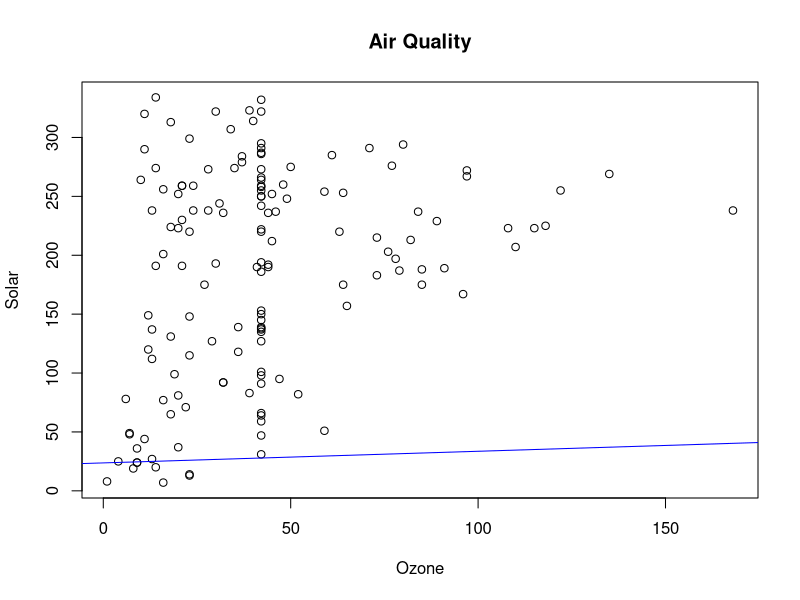

Recreate this plot in R.
library(dplyr)
#i)
u <-airquality
missing_values <- colSums(is.na(u))
for (i in 1:ncol(u)) {
  if (missing_values[i]/nrow(u) < 0.1) {
    u <- u[!is.na(u[,i]),]
  } else {
    mean_val <- mean(u[,i], na.rm = TRUE)
    u[is.na(u[,i]),i] <- mean_val
  }
}
print(u)
#ii)
x=u[,"Ozone"] 
y=u[,"Solar.R"] 
m1<- lm(x~y)
m1 
#iii)
plot(x, y, main = "Air Quality",xlab = "Ozone", ylab = "Solar")
abline(lm(x~y,u1=u),col="blue")